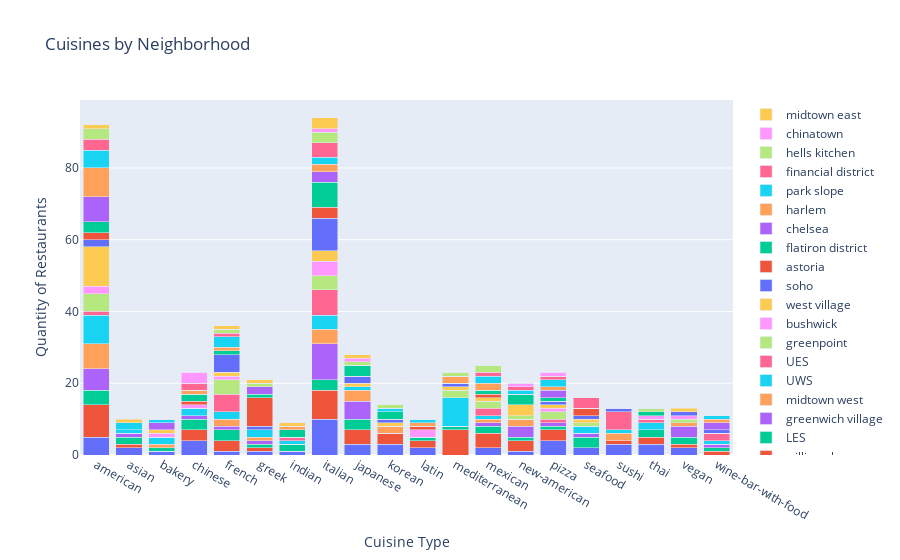

Notebook code for this chart:
### Code cell
import plotly.graph_objects as go

x=tops['cuisine_1']
fig = go.Figure(go.Bar(x=x, y=tops.iloc[:,1], name='east village'))
fig.add_trace(go.Bar(x=x, y=tops.iloc[:,2], name='williamsburg'))
fig.add_trace(go.Bar(x=x, y=tops.iloc[:,3], name='LES'))
fig.add_trace(go.Bar(x=x, y=tops.iloc[:,4], name='greenwich village'))
fig.add_trace(go.Bar(x=x, y=tops.iloc[:,5], name='midtown west'))
fig.add_trace(go.Bar(x=x, y=tops.iloc[:,6], name='UWS'))
fig.add_trace(go.Bar(x=x, y=tops.iloc[:,7], name='UES'))
fig.add_trace(go.Bar(x=x, y=tops.iloc[:,8], name='greenpoint'))
fig.add_trace(go.Bar(x=x, y=tops.iloc[:,9], name='bushwick'))
fig.add_trace(go.Bar(x=x, y=tops.iloc[:,10], name='west village'))
fig.add_trace(go.Bar(x=x, y=tops.iloc[:,11], name='soho'))
fig.add_trace(go.Bar(x=x, y=tops.iloc[:,12], name='astoria'))
fig.add_trace(go.Bar(x=x, y=tops.iloc[:,13], name='flatiron district'))
fig.add_trace(go.Bar(x=x, y=tops.iloc[:,14], name='chelsea'))
fig.add_trace(go.Bar(x=x, y=tops.iloc[:,15], name='harlem'))
fig.add_trace(go.Bar(x=x, y=tops.iloc[:,16], name='park slope'))
fig.add_trace(go.Bar(x=x, y=tops.iloc[:,17], name='financial district'))
fig.add_trace(go.Bar(x=x, y=tops.iloc[:,18], name='hells kitchen'))
fig.add_trace(go.Bar(x=x, y=tops.iloc[:,19], name='chinatown'))
fig.add_trace(go.Bar(x=x, y=tops.iloc[:,20], name='midtown east'))


fig.update_layout(title="Cuisines by Neighborhood")

fig.update_layout(xaxis_title="Cuisine Type",
    yaxis_title="Quantity of Restaurants", barmode='stack', xaxis={'categoryorder':'category ascending'})
fig.show()
pio.write_html(fig, file='cuisine_by_neighborhood.html', auto_open=True)

### Figure 1 — Plotly figure (JSON) as saved in the notebook; plotly's stock layout.template omitted (floating-point values rounded to 4 significant figures)
{"data": [{"name": "east village", "type": "bar", "x": ["american", "italian", "french", "mexican", "japanese", "mediterranean", "pizza", "new-american", "chinese", "seafood", "wine-bar-with-food", "greek", "bakery", "thai", "korean", "indian", "sushi", "asian", "vegan", "latin"], "y": [5, 10, 1, 2, 3, 0, 4, 1, 4, 2, 0, 1, 1, 3, 3, 1, 3, 2, 2, 2]}, {"name": "williamsburg", "type": "bar", "x": ["american", "italian", "french", "mexican", "japanese", "mediterranean", "pizza", "new-american", "chinese", "seafood", "wine-bar-with-food", "greek", "bakery", "thai", "korean", "indian", "sushi", "asian", "vegan", "latin"], "y": [9, 8, 3, 4, 4, 7, 3, 3, 3, 0, 1, 1, 0, 2, 3, 0, 1, 1, 1, 2]}, {"name": "LES", "type": "bar", "x": ["american", "italian", "french", "mexican", "japanese", "mediterranean", "pizza", "new-american", "chinese", "seafood", "wine-bar-with-food", "greek", "bakery", "thai", "korean", "indian", "sushi", "asian", "vegan", "latin"], "y": [4, 3, 3, 2, 3, 1, 1, 1, 3, 3, 1, 1, 1, 2, 0, 2, 0, 2, 2, 1]}, {"name": "greenwich village", "type": "bar", "x": ["american", "italian", "french", "mexican", "japanese", "mediterranean", "pizza", "new-american", "chinese", "seafood", "wine-bar-with-food", "greek", "bakery", "thai", "korean", "indian", "sushi", "asian", "vegan", "latin"], "y": [6, 10, 1, 1, 5, 0, 1, 3, 1, 1, 1, 1, 0, 0, 0, 0, 0, 1, 3, 0]}, {"name": "midtown west", "type": "bar", "x": ["american", "italian", "french", "mexican", "japanese", "mediterranean", "pizza", "new-american", "chinese", "seafood", "wine-bar-with-food", "greek", "bakery", "thai", "korean", "indian", "sushi", "asian", "vegan", "latin"], "y": [7, 4, 2, 1, 3, 0, 0, 2, 0, 0, 0, 1, 1, 0, 2, 0, 2, 0, 1, 0]}, {"name": "UWS", "type": "bar", "x": ["american", "italian", "french", "mexican", "japanese", "mediterranean", "pizza", "new-american", "chinese", "seafood", "wine-bar-with-food", "greek", "bakery", "thai", "korean", "indian", "sushi", "asian", "vegan", "latin"], "y": [8, 4, 2, 1, 1, 8, 0, 0, 2, 2, 1, 2, 2, 2, 0, 1, 1, 1, 0, 0]}, {"name": "UES", "type": "bar", "x": ["american", "italian", "french", "mexican", "japanese", "mediterranean", "pizza", "new-american", "chinese", "seafood", "wine-bar-with-food", "greek", "bakery", "thai", "korean", "indian", "sushi", "asian", "vegan", "latin"], "y": [1, 7, 5, 2, 0, 0, 1, 0, 0, 0, 2, 0, 0, 1, 0, 1, 5, 0, 0, 0]}, {"name": "greenpoint", "type": "bar", "x": ["american", "italian", "french", "mexican", "japanese", "mediterranean", "pizza", "new-american", "chinese", "seafood", "wine-bar-with-food", "greek", "bakery", "thai", "korean", "indian", "sushi", "asian", "vegan", "latin"], "y": [5, 4, 4, 2, 0, 2, 2, 1, 0, 1, 0, 0, 0, 0, 0, 0, 0, 0, 1, 0]}, {"name": "bushwick", "type": "bar", "x": ["american", "italian", "french", "mexican", "japanese", "mediterranean", "pizza", "new-american", "chinese", "seafood", "wine-bar-with-food", "greek", "bakery", "thai", "korean", "indian", "sushi", "asian", "vegan", "latin"], "y": [2, 4, 1, 0, 0, 0, 1, 0, 1, 0, 0, 0, 1, 1, 0, 0, 0, 0, 1, 2]}, {"name": "west village", "type": "bar", "x": ["american", "italian", "french", "mexican", "japanese", "mediterranean", "pizza", "new-american", "chinese", "seafood", "wine-bar-with-food", "greek", "bakery", "thai", "korean", "indian", "sushi", "asian", "vegan", "latin"], "y": [11, 3, 1, 1, 1, 1, 1, 3, 0, 1, 0, 0, 1, 0, 1, 0, 0, 0, 0, 0]}, {"name": "soho", "type": "bar", "x": ["american", "italian", "french", "mexican", "japanese", "mediterranean", "pizza", "new-american", "chinese", "seafood", "wine-bar-with-food", "greek", "bakery", "thai", "korean", "indian", "sushi", "asian", "vegan", "latin"], "y": [2, 9, 5, 0, 2, 1, 1, 0, 0, 1, 1, 1, 0, 0, 1, 0, 1, 0, 1, 0]}, {"name": "astoria", "type": "bar", "x": ["american", "italian", "french", "mexican", "japanese", "mediterranean", "pizza", "new-american", "chinese", "seafood", "wine-bar-with-food", "greek", "bakery", "thai", "korean", "indian", "sushi", "asian", "vegan", "latin"], "y": [2, 3, 0, 1, 0, 0, 0, 0, 1, 2, 0, 8, 0, 0, 0, 0, 0, 0, 0, 1]}, {"name": "flatiron district", "type": "bar", "x": ["american", "italian", "french", "mexican", "japanese", "mediterranean", "pizza", "new-american", "chinese", "seafood", "wine-bar-with-food", "greek", "bakery", "thai", "korean", "indian", "sushi", "asian", "vegan", "latin"], "y": [3, 7, 1, 1, 3, 0, 1, 3, 2, 0, 0, 1, 0, 1, 2, 2, 0, 0, 0, 0]}, {"name": "chelsea", "type": "bar", "x": ["american", "italian", "french", "mexican", "japanese", "mediterranean", "pizza", "new-american", "chinese", "seafood", "wine-bar-with-food", "greek", "bakery", "thai", "korean", "indian", "sushi", "asian", "vegan", "latin"], "y": [7, 3, 0, 0, 0, 0, 2, 0, 0, 0, 2, 2, 2, 0, 0, 0, 0, 0, 0, 0]}, {"name": "harlem", "type": "bar", "x": ["american", "italian", "french", "mexican", "japanese", "mediterranean", "pizza", "new-american", "chinese", "seafood", "wine-bar-with-food", "greek", "bakery", "thai", "korean", "indian", "sushi", "asian", "vegan", "latin"], "y": [8, 2, 1, 2, 0, 2, 1, 0, 1, 0, 1, 0, 0, 0, 0, 1, 0, 0, 0, 1]}, {"name": "park slope", "type": "bar", "x": ["american", "italian", "french", "mexican", "japanese", "mediterranean", "pizza", "new-american", "chinese", "seafood", "wine-bar-with-food", "greek", "bakery", "thai", "korean", "indian", "sushi", "asian", "vegan", "latin"], "y": [5, 2, 3, 2, 0, 0, 2, 1, 0, 0, 1, 0, 1, 0, 1, 0, 0, 2, 0, 1]}, {"name": "financial district", "type": "bar", "x": ["american", "italian", "french", "mexican", "japanese", "mediterranean", "pizza", "new-american", "chinese", "seafood", "wine-bar-with-food", "greek", "bakery", "thai", "korean", "indian", "sushi", "asian", "vegan", "latin"], "y": [3, 4, 1, 1, 0, 0, 1, 1, 2, 3, 0, 0, 0, 0, 0, 0, 0, 0, 0, 0]}, {"name": "hells kitchen", "type": "bar", "x": ["american", "italian", "french", "mexican", "japanese", "mediterranean", "pizza", "new-american", "chinese", "seafood", "wine-bar-with-food", "greek", "bakery", "thai", "korean", "indian", "sushi", "asian", "vegan", "latin"], "y": [3, 3, 1, 2, 1, 1, 0, 0, 0, 0, 0, 1, 0, 1, 1, 0, 0, 0, 0, 0]}, {"name": "chinatown", "type": "bar", "x": ["american", "italian", "french", "mexican", "japanese", "mediterranean", "pizza", "new-american", "chinese", "seafood", "wine-bar-with-food", "greek", "bakery", "thai", "korean", "indian", "sushi", "asian", "vegan", "latin"], "y": [0, 1, 0, 0, 1, 0, 1, 1, 3, 0, 0, 0, 0, 0, 0, 0, 0, 0, 0, 0]}, {"name": "midtown east", "type": "bar", "x": ["american", "italian", "french", "mexican", "japanese", "mediterranean", "pizza", "new-american", "chinese", "seafood", "wine-bar-with-food", "greek", "bakery", "thai", "korean", "indian", "sushi", "asian", "vegan", "latin"], "y": [1, 3, 1, 0, 1, 0, 0, 0, 0, 0, 0, 1, 0, 0, 0, 1, 0, 1, 1, 0]}], "layout": {"barmode": "stack", "title": {"text": "Cuisines by Neighborhood"}, "xaxis": {"categoryorder": "category ascending", "title": {"text": "Cuisine Type"}}, "yaxis": {"title": {"text": "Quantity of Restaurants"}}}}
